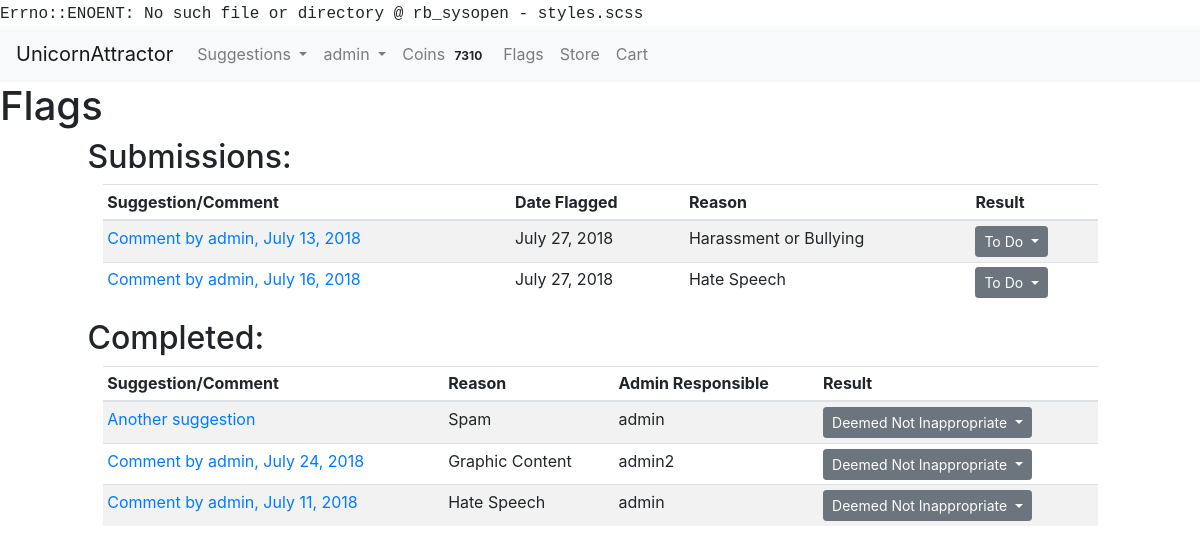
Page /suggestions/flags (signed in) on the committed database.
### accounts/models.py (models this page shows)
class User(AbstractUser):
    USERNAME_FIELD = "email"
    email = models.EmailField(('email address'), blank=False, unique=True)
    REQUIRED_FIELDS = []
    def __str__(self):
        return self.username

### usersuggestions/models.py (models this page shows, shortened)
class Flag(models.Model):
    flagged_item_choices = ((1, "comment"), (2, 'suggestion'))
    reason_choices = ((0, "Spam"), (1, "Hate Speech"), (2, "Graphic Content"), (3, "Harassment or Bullying"))
    result_choices = ((True, 'Deemed Inappropriate'), (False, 'Deemed Not Inappropriate'), (None, "To Do"))
    flagged_item_type = models.PositiveSmallIntegerField(choices=flagged_item_choices, null=False)
    flagged_by = models.ForeignKey(User, null=False, on_delete=models.PROTECT)
    suggestion = models.ForeignKey(Suggestion, null=True, blank=True, on_delete=models.SET_NULL)
    comment = models.ForeignKey(Comment, null=True, blank=True, on_delete=models.SET_NULL)
    reason = models.PositiveSmallIntegerField(choices=reason_choices, null=False, blank=False)
    date_time_marked = models.DateTimeField(auto_now_add=True)
    responsible_admin = models.ForeignKey(User, related_name="admin_assigned", null=True, blank=True,
                                       on_delete=models.PROTECT)
    result = models.NullBooleanField(blank=True, null=True, choices=result_choices)

class Comment(models.Model):
    user = models.ForeignKey(User, null=False, on_delete=models.PROTECT)
    suggestion = models.ForeignKey(Suggestion, null=False, on_delete=models.CASCADE)
    admin_page_comment = models.BooleanField(blank=False, default=False)
    comment = RichTextUploadingField()
    date_time = models.DateTimeField(auto_now_add=True)

class Suggestion(models.Model):
    suggestion_choices = ((True, 'Feature'), (False, 'Bug Fix'))
    is_feature = models.BooleanField(blank=False, default=False, choices=suggestion_choices)
    user = models.ForeignKey(User, null=False, on_delete=models.PROTECT)
    title = models.CharField(max_length=200, blank=False)
    details = RichTextUploadingField()
    date_time = models.DateTimeField(auto_now_add=True)
    delay_submission = models.BooleanField(null=False, blank=True, default=False)

### usersuggestions/views.py (the view)
@login_required()
def render_flags_page(request):
    if not request.user.is_staff:
        return redirect("issue_tracker")
    flags = Flag.objects.all()
    return render(request, "view_flags.html", {"flags": flags})

### market/cart.py (called while the page is built)
    def __len__(self):
        return sum(item['quantity'] for item in self.cart.values())

### market/coins.py (called while the page is built)
def return_user_coins(user):
    UserCoins.objects.get_or_create(user=user)
    user_row = UserCoins.objects.get(user=user)
    return user_row.coins

### market/contexts.py (called while the page is built)
def cart(request):
    return {'cart': Cart(request)}

def usercoins(request):
    if request.user.is_authenticated:
        user = request.user
        coins_amount = return_user_coins(user)
        return {"usercoins":coins_amount}
    else:
        return {"usercoins": None}

### usersuggestions/templates/view_flags.html (shortened to what this page needs)
{% extends 'base.html' %} {% block title %}Flags{% endblock %} {% block content %}
<main id="flags">
    <h1 id="page-header">Flags</h1>
    <div class="row">
        <div class="offset-md-1">
            <h2 class="section-header">Submissions:</h2>
        </div>
    </div>
    <div class="row">
        <div class="col-xs-12 table-col col-md-10 offset-md-1">
            <table class="table table-sm table-striped">
                <thead>
                    <tr>
                        <th scope="col">Suggestion/Comment</th>
                        <th scope="col">Date Flagged</th>
                        <th scope="col">Reason</th>
                        <th scope="col">Result</th>
                    </tr>
                </thead>
                <tbody>
                    {% for flag in flags %} {% if flag.result == None %}
                    <tr>
                        <td>
                            {% if flag.flagged_item_type == 1 %}
                            <a href="{% url 'view_suggestion' flag.comment.suggestion.id %}#{{ flag.comment.id }}" target="_blank">Comment by {{ flag.comment.user }}, {{ flag.comment.date_time.date }}</a> {% else %}
                            <a href="{% url 'view_suggestion' flag.suggestion.id %}" target="_blank">{{ flag.suggestion.title }}</a> {% endif %}
                        </td>
                        <td>{{ flag.date_time_marked.date }}</td>
                        <td>{{ flag.get_reason_display }}</td>
                        <td>
                            <button id="flagResultButtonGroup" type="button" class="btn btn-sm btn-secondary dropdown-toggle" data-toggle="dropdown" aria-haspopup="true" aria-expanded="false">
     To Do
    </button>
                        </td>
                    </tr>
                    {% endif %} {% endfor %}
                </tbody>
            </table>
        </div>
    </div>
    <div class="row">
        <div class="offset-md-1">
            <h2 class="section-header">Completed:</h2>
        </div>
    </div>
    <div class="row">
        <div class="col-xs-12 table-col col-md-10 offset-md-1">
            <table class="table table-sm table-striped">
                <thead>
                    <tr>
                        <th scope="col">Suggestion/Comment</th>
                        <th scope="col">Reason</th>
                        <th scope="col">Admin Responsible</th>
                        <th scope="col">Result</th>
                    </tr>
                </thead>
                <tbody>
                    {% for flag in flags %} {% if flag.result is not None %}
                    <tr>
                        <td>
                            {% if flag.flagged_item_type == 1 %}
                            <a href="{% url 'view_suggestion' flag.comment.suggestion.id %}#{{ flag.comment.id }}" target="_blank">Comment by {{ flag.comment.user }}, {{ flag.comment.date_time.date }}</a> {% else %}
                            <a href="{% url 'view_suggestion' flag.suggestion.id %}" target="_blank">{{ flag.suggestion.title }}</a> {% endif %}
                        </td>
                        <td>{{ flag.get_reason_display }}</td>
                        <td>{{ flag.responsible_admin }}</td>
                        <td>
                            <button id="flagResultButtonGroup" type="button" class="btn btn-sm btn-secondary dropdown-toggle" data-toggle="dropdown" aria-haspopup="true" aria-expanded="false">
     {{ flag.get_result_display }}
    </button>
                        </td>
                    </tr>
                    {% endif %} {% endfor %}
                </tbody>
            </table>
        </div>
    </div>
</main>
{% endblock %}

### templates/base.html (shortened to what this page needs)
<!DOCTYPE html>
{% load staticfiles %}
<html lang="en">
<head>
    <link rel="stylesheet" href="https://maxcdn.bootstrapcdn.com/bootstrap/4.0.0/css/bootstrap.min.css">
    <link rel="stylesheet" href="{% static 'css/styles.css' %}">
</head>
<header>
    <nav class="navbar navbar-expand-lg navbar-light bg-light justify-content-between">
        <a class="navbar-brand website-title" href="{% url 'home' %}">UnicornAttractor</a>
            <div class="collapse navbar-collapse" id="navbarSupportedContent">
                <ul class="navbar-nav mr-auto">
                    <li class="nav-item dropdown">
                        <a class="nav-link dropdown-toggle" href="{% url 'issue_tracker' %}" id="navbarDropdown" role="button" data-toggle="dropdown" aria-haspopup="true" aria-expanded="false">
          Suggestions
        </a>
                    </li>
                    {% if user.is_authenticated %}
                    <li class="nav-item dropdown">
                        <a class="nav-link dropdown-toggle" href="#" id="navbarDropdownUser" role="button" data-toggle="dropdown" aria-haspopup="true" aria-expanded="false">
          {{ user.username }}
        </a>
                    </li>
                    <li class="nav-item">
                        <a class="nav-link" href="{% url 'earn_coins' %}"> Coins <span class="badge badge-light">{{ usercoins }}</span></a></a>
                    </li>
                    {% endif %}
                     {% if request.user.is_staff %}
     <li class="nav-item">
                        <a class="nav-link" href="{% url 'flags' %}">Flags</a>
                    </li>
    {% endif %}
                    <li class="nav-item">
                        <a class="nav-link" href="{% url 'store' %}">Store</a>
                    </li>
                    <li class="nav-item">
                        <a class="nav-link" href="{% url 'view_cart' %}">Cart </a>
                    </li>
                </ul>
            </div>
    </nav>
</header>
<body>
    {% block content %}{% endblock %}
</body>
</html>

### styles.css (style rules this page uses)
body:before { white-space: pre; font-family: monospace; content: "Errno::ENOENT: No such file or directory @ rb_sysopen - styles.scss"; }

### rows in the picture
User: username "admin"
Flag: comment.user "admin", comment.date_time "July 13, 2018", date_time_marked "July 27, 2018", reason "Harassment or Bullying"
Flag: comment.user "admin", comment.date_time "July 16, 2018", date_time_marked "July 27, 2018", reason "Hate Speech"
Flag: suggestion "Another suggestion", reason "Spam", responsible_admin "admin", result "Deemed Not Inappropriate"
Flag: comment.user "admin", comment.date_time "July 24, 2018", reason "Graphic Content", responsible_admin "admin2", result "Deemed Not Inappropriate"
Flag: comment.user "admin", comment.date_time "July 11, 2018", reason "Hate Speech", responsible_admin "admin", result "Deemed Not Inappropriate"

### other values in the picture
{{ usercoins }} "7310"
